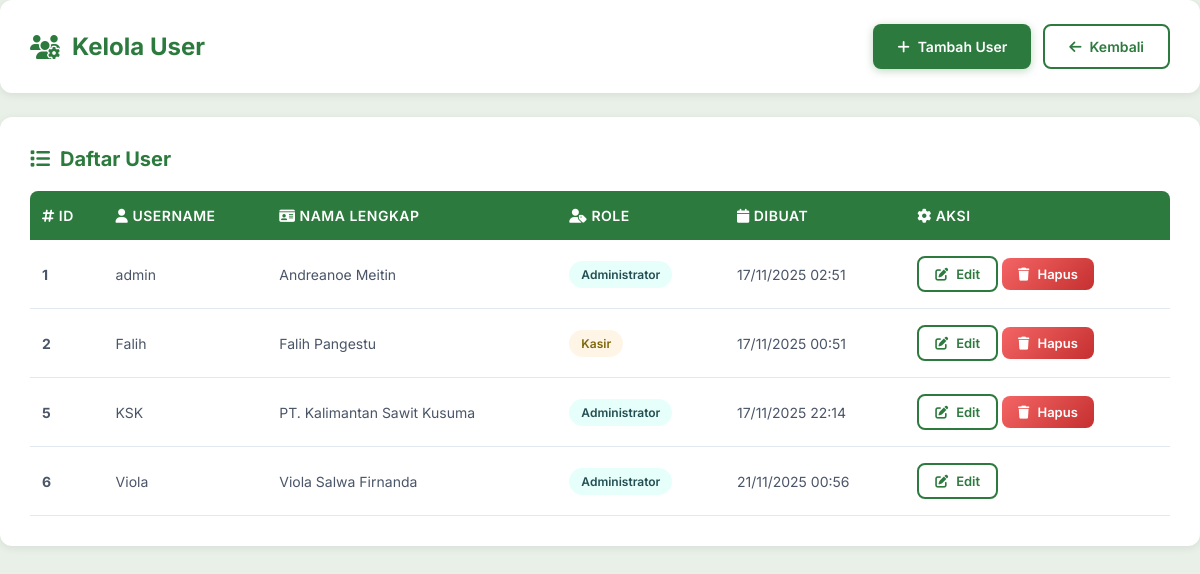
/kelola_user.php (signed in), run on the app's committed database.
### tables this page shows
CREATE TABLE `users` (
  `id` int(11) NOT NULL,
  `username` varchar(50) NOT NULL,
  `password` varchar(255) NOT NULL,
  `nama_lengkap` varchar(100) NOT NULL,
  `role` enum('Kasir','Administrator') NOT NULL,
  `created_at` timestamp NOT NULL DEFAULT current_timestamp()
);

### kelola_user.php (the view, shortened to what this page needs)
<?php
require_once 'config/conn_db.php';
$current_user_id = $_SESSION['user_id'];
$users = mysqli_query($conn, "SELECT id, username, nama_lengkap, role, created_at FROM users ORDER BY id ASC");
?>
<!DOCTYPE html>
<html lang="id">
<head>
    <link rel="stylesheet" href="https://cdnjs.cloudflare.com/ajax/libs/font-awesome/6.4.0/css/all.min.css">
</head>
<body>
    <div class="container">
        <div class="header">
            <h2><i class="fas fa-users-cog"></i> Kelola User</h2>
            <div class="page-actions">
                <button id="btnShowAdd" class="btn btn-primary">
                    <i class="fas fa-plus"></i> Tambah User
                </button>
                <a href="dashboard.php" class="btn btn-outline">
                    <i class="fas fa-arrow-left"></i> Kembali
                </a>
            </div>
        </div>
        <div class="table-wrap">
            <h3><i class="fas fa-list"></i> Daftar User</h3>
            <table>
                <thead>
                    <tr>
                        <th><i class="fas fa-hashtag"></i> ID</th>
                        <th><i class="fas fa-user"></i> Username</th>
                        <th><i class="fas fa-id-card"></i> Nama Lengkap</th>
                        <th><i class="fas fa-user-tag"></i> Role</th>
                        <th><i class="fas fa-calendar"></i> Dibuat</th>
                        <th><i class="fas fa-cog"></i> Aksi</th>
                    </tr>
                </thead>
                <tbody>
                    <?php while ($u = mysqli_fetch_assoc($users)): ?>
                    <tr>
                        <td><strong><?= $u['id'] ?></strong></td>
                        <td><?= htmlspecialchars($u['username']) ?></td>
                        <td><?= htmlspecialchars($u['nama_lengkap']) ?></td>
                        <td>
                            <span class="badge <?= stripos($u['role'], 'admin') !== false ? 'badge-admin' : 'badge-kasir' ?>">
                                <?= htmlspecialchars($u['role']) ?>
                            </span>
                        </td>
                        <td><?= date('d/m/Y H:i', strtotime($u['created_at'])) ?></td>
                        <td>
                            <a class="btn btn-outline btn-sm" href="kelola_user.php?action=edit&id=<?= $u['id'] ?>">
                                <i class="fas fa-edit"></i> Edit
                            </a>
                            <?php if ($u['id'] != $current_user_id): ?>
                                    <a class="btn btn-danger btn-sm btn-delete" href="#" data-id="<?= $u['id'] ?>" data-username="<?php echo htmlspecialchars($u['username'], ENT_QUOTES); ?>">
                                        <i class="fas fa-trash"></i> Hapus
                                    </a>
                                <?php endif; ?>
                        </td>
                    </tr>
                    <?php endwhile; ?>
                </tbody>
            </table>
        </div>
    </div>
</body>
</html>

### kelola_user.php (style rules this page uses)
* { margin: 0; padding: 0; box-sizing: border-box; }
body { font-family: 'Inter', sans-serif; background: #e8f0e8; min-height: 100vh; padding: 0; margin: 0; }
.container { max-width: 100%; margin: 0; padding: 0; }
.header { background: white; padding: 24px 30px; border-radius: 12px; margin-bottom: 24px; box-shadow: 0 2px 8px rgba(0, 0, 0, 0.08); display: flex; justify-content: space-between; align-items: center; flex-wrap: wrap; gap: 16px; }
.header h2 { color: #2d7a3e; font-size: 24px; font-weight: 700; display: flex; align-items: center; gap: 12px; }
.header h2 i { color: #2d7a3e; }
.page-actions { display: flex; gap: 12px; flex-wrap: wrap; }
.btn { padding: 12px 24px; border-radius: 8px; cursor: pointer; border: none; font-size: 14px; font-weight: 600; transition: all 0.3s ease; display: inline-flex; align-items: center; gap: 8px; text-decoration: none; font-family: 'Inter', sans-serif; }
.btn-primary { background: #2d7a3e; color: white; box-shadow: 0 2px 8px rgba(45, 122, 62, 0.3); }
.btn-outline { background: white; border: 2px solid #2d7a3e; color: #2d7a3e; }
.btn-danger { background: linear-gradient(135deg, #f56565 0%, #c53030 100%); color: white; }
.btn-sm { font-size: 13px; padding: 8px 16px; }
.table-wrap { background: white; padding: 30px; border-radius: 12px; box-shadow: 0 2px 8px rgba(0, 0, 0, 0.08); overflow-x: auto; }
.table-wrap h3 { color: #2d7a3e; font-size: 20px; font-weight: 700; margin-bottom: 20px; display: flex; align-items: center; gap: 10px; }
.table-wrap h3 i { color: #2d7a3e; }
table { width: 100%; border-collapse: collapse; min-width: 800px; }
thead th { background: #2d7a3e; color: white; padding: 16px 12px; text-align: left; font-weight: 600; font-size: 14px; text-transform: uppercase; letter-spacing: 0.5px; }
thead th:first-child { border-radius: 8px 0 0 0; }
thead th:last-child { border-radius: 0 8px 0 0; }
tbody tr { border-bottom: 1px solid #e2e8f0; transition: all 0.3s ease; }
tbody td { padding: 16px 12px; color: #4a5568; font-size: 14px; }
.badge { display: inline-block; padding: 6px 12px; border-radius: 20px; font-size: 12px; font-weight: 600; text-transform: capitalize; }
.badge-admin { background: #e6fffa; color: #234e52; }
.badge-kasir { background: #fef5e7; color: #7d6608; }

### data on the page
users: id "1", username "admin", nama_lengkap "Andreanoe Meitin", role "Administrator", created_at "17/11/2025 02:51"
users: id "2", username "Falih", nama_lengkap "Falih Pangestu", role "Kasir", created_at "17/11/2025 00:51"
users: id "5", username "KSK", nama_lengkap "PT. Kalimantan Sawit Kusuma", role "Administrator", created_at "17/11/2025 22:14"
users: id "6", username "Viola", nama_lengkap "Viola Salwa Firnanda", role "Administrator", created_at "21/11/2025 00:56"
